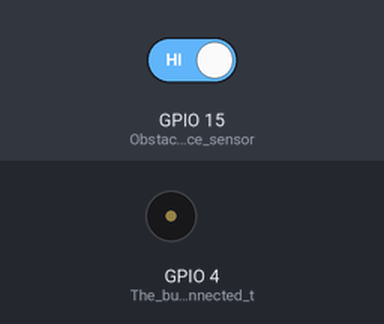
The sketch below on a simulated ESP32. Shown: buzzer (waves = sounding, pin HIGH). Inputs (shaded band) come from the test bench; at power-on: GPIO 15 (Obstacle_avoidance_sensor) HIGH.

Above: at 1.2 s.
1.3 s: GPIO 15 (Obstacle_avoidance_sensor) driven LOW
At 2.4 s:
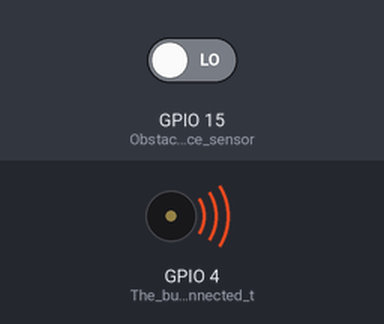
2.8 s: GPIO 15 (Obstacle_avoidance_sensor) driven HIGH
At 3.5 s:
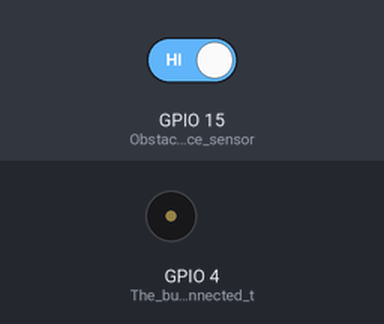
Timing chart, 0 to 5.8 s (numbered marks = the images above; inputs shaded):
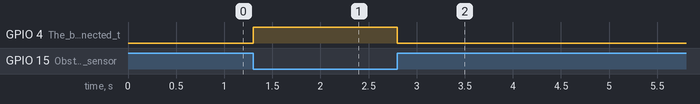

The sketch:

Avoiding_alarm.ino
```cpp
//**********************************************************************************
/*
 * Filename    : Avoiding alarm
 * Description : Obstacle avoidance sensor controls the buzzer
 * Auther      : http//www.keyestudio.com
*/
int item = 0;
void setup() {
  pinMode(15, INPUT);  //Obstacle avoidance sensor is connected to GPIO15 and set to input mode
  pinMode(4, OUTPUT); //The buzzer is connected to GPIO4 and set to output mode
}

void loop() {
  item = digitalRead(15);//Read the level value output by the obstacle avoidance sensor
  if (item == 0) {//Obstruction detected
    digitalWrite(4, HIGH);//The buzzer sounded
  } else {//No obstacles detected
    digitalWrite(4, LOW);//The buzzer is off
  }
  delay(100);//Delay 100ms
}
//**********************************************************************************
```

Measured:
- after the input at 1.3 s, GPIO 4 (The_buzzer_is_connected_t): LOW → HIGH at once
- after the input at 2.8 s, GPIO 4 (The_buzzer_is_connected_t): HIGH → LOW at once
